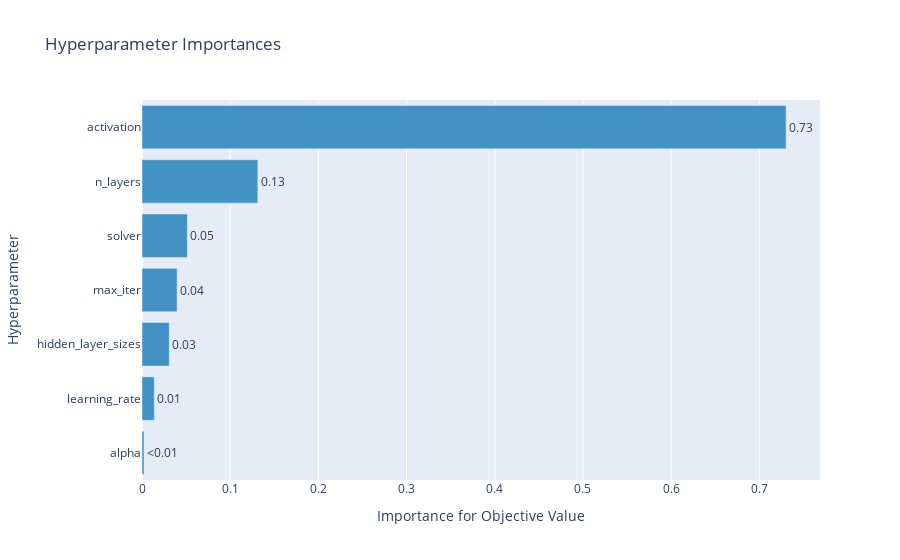

Write notebook code for a chart like this one.
### Code cell
optuna.visualization.plot_param_importances(study)

### Figure 1 — Plotly figure (JSON) as saved in the notebook; plotly's stock layout.template omitted (floating-point values rounded to 4 significant figures)
{"data": [{"cliponaxis": false, "hovertemplate": ["alpha (FloatDistribution): 0.002251571274339207<extra></extra>", "learning_rate (CategoricalDistribution): 0.013910877789500167<extra></extra>", "hidden_layer_sizes (IntDistribution): 0.030921991677913697<extra></extra>", "max_iter (IntDistribution): 0.03980201315316879<extra></extra>", "solver (CategoricalDistribution): 0.05140589153300452<extra></extra>", "n_layers (IntDistribution): 0.13135264950901723<extra></extra>", "activation (CategoricalDistribution): 0.7303550050630565<extra></extra>"], "marker": {"color": "rgb(66,146,198)"}, "orientation": "h", "text": ["<0.01", "0.01", "0.03", "0.04", "0.05", "0.13", "0.73"], "textposition": "outside", "type": "bar", "x": [0.002252, 0.01391, 0.03092, 0.0398, 0.05141, 0.1314, 0.7304], "y": ["alpha", "learning_rate", "hidden_layer_sizes", "max_iter", "solver", "n_layers", "activation"]}], "layout": {"showlegend": false, "title": {"text": "Hyperparameter Importances"}, "xaxis": {"title": {"text": "Importance for Objective Value"}}, "yaxis": {"title": {"text": "Hyperparameter"}}}}
